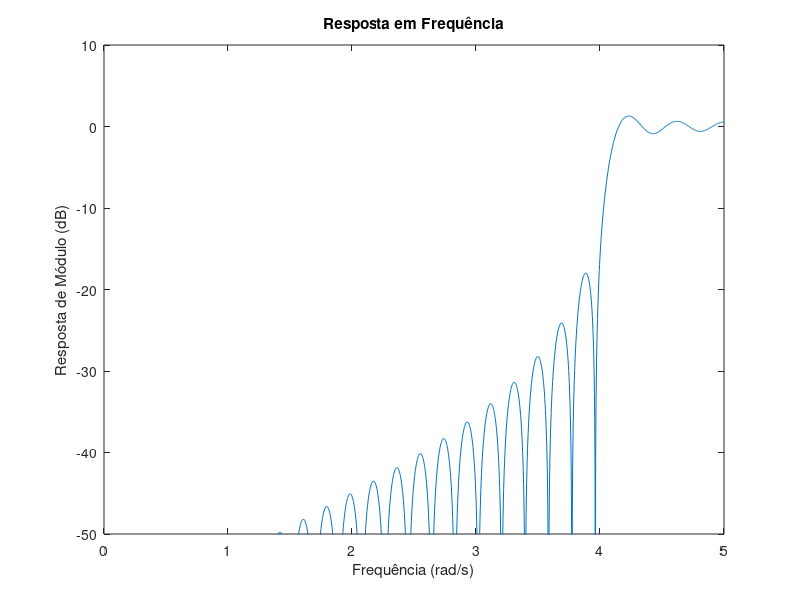
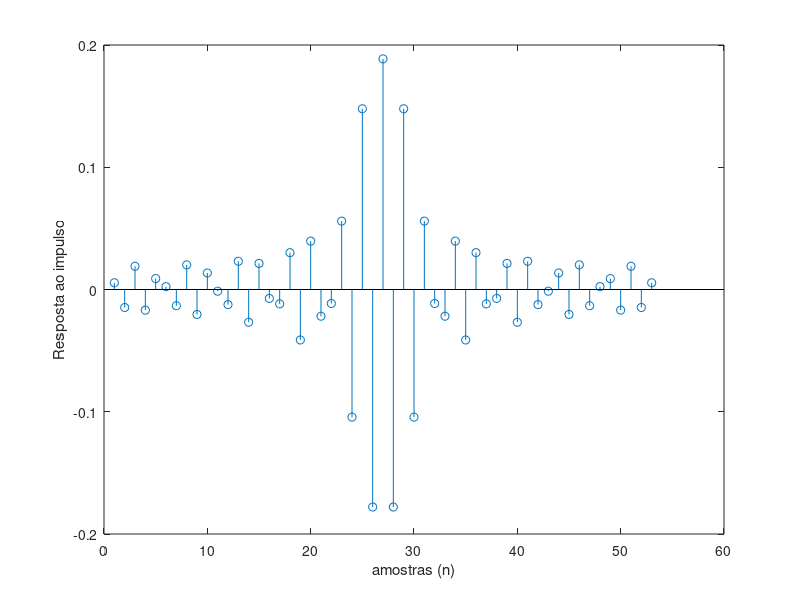

Recreate these plots in MATLAB, in order.
clear all
M = 52;
N = M+1;
Omega_p = 4;
Omega_r = 4.2;
Omega_s = 10;
kp = floor(N*Omega_p/Omega_s);
kr = floor(N*Omega_r/Omega_s);
A = [zeros(1,kp+1) ones(1,M/2-kr+1)];
if (kr-kp)>1
kp=kr-1;
end
k = 1:M/2;
for n=0:M,
h(n+1) = A(1) + 2*sum((-1).^k.*A(k+1).*cos(pi.*k*(1+2*n)/N));
end;
h = h./N;
[H,w]=freqz(h,1,2048,Omega_s);
figure(1)
plot(w,20*log10(abs(H)))
axis([0 5 -50 10])
ylabel('Resposta de Módulo (dB)');
xlabel('Frequência (rad/s)');
title('Resposta em Frequência');
figure(2)
stem(h)
ylabel('Resposta ao impulso');
xlabel('amostras (n)');